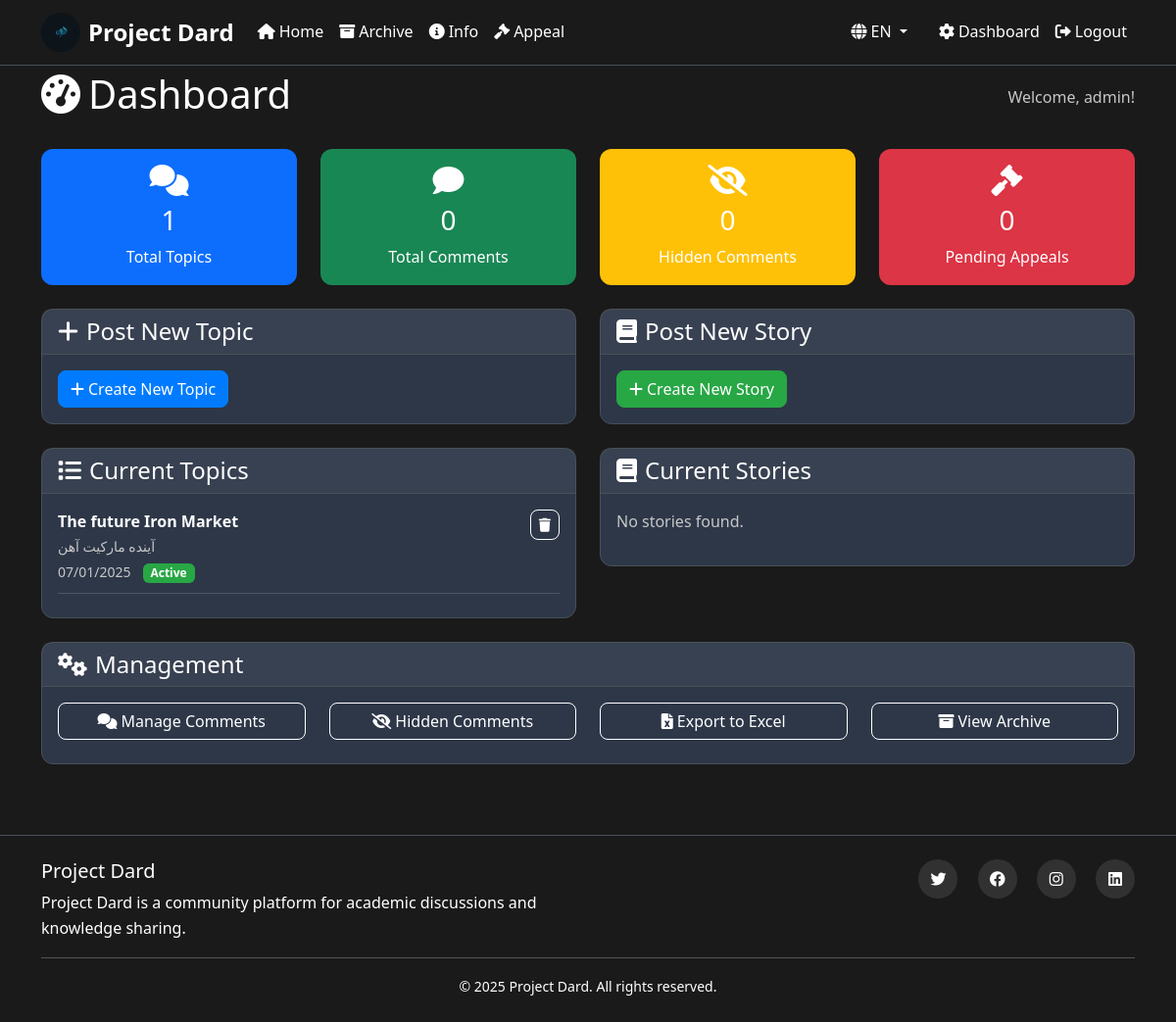
Page /admin (signed in) on the committed database.
### models.py (models this page shows)
class Admin(UserMixin, db.Model):
    id = db.Column(db.Integer, primary_key=True)
    username = db.Column(db.String(64), unique=True, nullable=False)
    email = db.Column(db.String(120), unique=True, nullable=False)
    password_hash = db.Column(db.String(256), nullable=False)
    created_at = db.Column(db.DateTime, default=datetime.utcnow)

class WeeklyTopic(db.Model):
    id = db.Column(db.Integer, primary_key=True)
    title_en = db.Column(db.Text, nullable=False)
    title_fa = db.Column(db.Text)
    content_en = db.Column(db.Text, nullable=False)
    content_fa = db.Column(db.Text)
    created_at = db.Column(db.DateTime, default=datetime.utcnow)
    is_active = db.Column(db.Boolean, default=True)
    admin_id = db.Column(db.Integer, db.ForeignKey('admin.id'), nullable=False)
    comments = db.relationship('Comment', backref='topic', lazy=True)

### routes.py (the view)
@app.route('/admin')
@login_required
def admin_dashboard():
    total_topics = WeeklyTopic.query.count()
    total_comments = Comment.query.count()
    hidden_comments = Comment.query.filter_by(is_hidden=True).count()
    pending_appeals = Appeal.query.filter_by(status='pending').count()
    recent_comments = Comment.query.order_by(Comment.created_at.desc()).limit(5).all()
    current_topics = WeeklyTopic.query.order_by(WeeklyTopic.created_at.desc()).limit(5).all()
    current_stories = WeeklyStory.query.order_by(WeeklyStory.created_at.desc()).limit(5).all()
    return render_template('admin/dashboard.html',
                         total_topics=total_topics,
                         total_comments=total_comments,
                         hidden_comments=hidden_comments,
                         pending_appeals=pending_appeals,
                         recent_comments=recent_comments,
                         current_topics=current_topics,
                         current_stories=current_stories)

### templates/admin/dashboard.html (shortened to what this page needs)
{% extends "base.html" %}
{% block content %}
<div class="row">
    <div class="col-12">
        <div class="d-flex justify-content-between align-items-center mb-4">
            <h1>
                <i class="fas fa-tachometer-alt me-2"></i>{{ get_text('dashboard') }}
            </h1>
            <div>
                <span class="text-muted">Welcome, {{ current_user.username }}!</span>
            </div>
        </div>
        <div class="row mb-4">
            <div class="col-md-3">
                <div class="card bg-primary">
                    <div class="card-body text-center">
                        <i class="fas fa-comments fa-2x mb-2"></i>
                        <h3>{{ total_topics }}</h3>
                        <p class="mb-0">Total Topics</p>
                    </div>
                </div>
            </div>
            <div class="col-md-3">
                <div class="card bg-success">
                    <div class="card-body text-center">
                        <i class="fas fa-comment fa-2x mb-2"></i>
                        <h3>{{ total_comments }}</h3>
                        <p class="mb-0">Total Comments</p>
                    </div>
                </div>
            </div>
            <div class="col-md-3">
                <div class="card bg-warning">
                    <div class="card-body text-center">
                        <i class="fas fa-eye-slash fa-2x mb-2"></i>
                        <h3>{{ hidden_comments }}</h3>
                        <p class="mb-0">Hidden Comments</p>
                    </div>
                </div>
            </div>
            <div class="col-md-3">
                <div class="card bg-danger">
                    <div class="card-body text-center">
                        <i class="fas fa-gavel fa-2x mb-2"></i>
                        <h3>{{ pending_appeals }}</h3>
                        <p class="mb-0">Pending Appeals</p>
                    </div>
                </div>
            </div>
        </div>
        <div class="row mb-4">
            <div class="col-md-6">
                <div class="card bg-secondary">
                    <div class="card-header">
                        <h4 class="mb-0">
                            <i class="fas fa-plus me-2"></i>Post New Topic
                        </h4>
                    </div>
                    <div class="card-body">
                        {% if topic_form %}
                        <form method="POST" action="{{ url_for('admin_post_topic') }}">
                            {{ topic_form.hidden_tag() }}
                            <div class="mb-3">
                                {{ topic_form.title_en.label(class="form-label") }}
                                {{ topic_form.title_en(class="form-control bg-dark text-light border-secondary") }}
                            </div>
                            <div class="mb-3">
                                {{ topic_form.title_fa.label(class="form-label") }}
                                {{ topic_form.title_fa(class="form-control bg-dark text-light border-secondary", dir="rtl") }}
                            </div>
                            <div class="mb-3">
                                {{ topic_form.content_en.label(class="form-label") }}
                                {{ topic_form.content_en(class="form-control bg-dark text-light border-secondary", rows="4") }}
                            </div>
                            <div class="mb-3">
                                {{ topic_form.content_fa.label(class="form-label") }}
                                {{ topic_form.content_fa(class="form-control bg-dark text-light border-secondary", rows="4", dir="rtl") }}
                            </div>
                            {{ topic_form.submit(class="btn btn-primary") }}
                        </form>
                        {% else %}
                        <a href="{{ url_for('admin_post_topic') }}" class="btn btn-primary">
                            <i class="fas fa-plus me-1"></i>Create New Topic
                        </a>
                        {% endif %}
                    </div>
                </div>
            </div>
            <div class="col-md-6">
                <div class="card bg-secondary">
                    <div class="card-header">
                        <h4 class="mb-0">
                            <i class="fas fa-book me-2"></i>Post New Story
                        </h4>
                    </div>
                    <div class="card-body">
                        {% if story_form %}
                        <form method="POST" action="{{ url_for('admin_post_story') }}">
                            {{ story_form.hidden_tag() }}
                            <div class="mb-3">
                                {{ story_form.title_en.label(class="form-label") }}
                                {{ story_form.title_en(class="form-control bg-dark text-light border-secondary") }}
                            </div>
                            <div class="mb-3">
                                {{ story_form.title_fa.label(class="form-label") }}
                                {{ story_form.title_fa(class="form-control bg-dark text-light border-secondary", dir="rtl") }}
                            </div>
                            <div class="row">
                                <div class="col-md-6 mb-3">
                                    {{ story_form.author_en.label(class="form-label") }}
                                    {{ story_form.author_en(class="form-control bg-dark text-light border-secondary") }}
                                </div>
                                <div class="col-md-6 mb-3">
                                    {{ story_form.author_fa.label(class="form-label") }}
                                    {{ story_form.author_fa(class="form-control bg-dark text-light border-secondary", dir="rtl") }}
                                </div>
                            </div>
                            <div class="mb-3">
                                {{ story_form.content_en.label(class="form-label") }}
                                {{ story_form.content_en(class="form-control bg-dark text-light border-secondary", rows="4") }}
                            </div>
                            <div class="mb-3">
                                {{ story_form.content_fa.label(class="form-label") }}
                                {{ story_form.content_fa(class="form-control bg-dark text-light border-secondary", rows="4", dir="rtl") }}
                            </div>
                            {{ story_form.submit(class="btn btn-success") }}
                        </form>
                        {% else %}
                        <a href="{{ url_for('admin_post_story') }}" class="btn btn-success">
                            <i class="fas fa-plus me-1"></i>Create New Story
                        </a>
                        {% endif %}
                    </div>
                </div>
            </div>
        </div>
        <div class="row mb-4">
            <div class="col-md-6">
                <div class="card bg-secondary">
                    <div class="card-header">
                        <h4 class="mb-0">
                            <i class="fas fa-list me-2"></i>Current Topics
                        </h4>
                    </div>
                    <div class="card-body">
                        {% for topic in current_topics %}
                        <div class="d-flex justify-content-between align-items-start border-bottom border-secondary pb-2 mb-2">
                            <div>
                                <strong>{{ topic.title_en }}</strong>
                                {% if topic.title_fa %}
                                <br><small class="text-muted">{{ topic.title_fa }}</small>
                                {% endif %}
                                <br><small class="text-muted">{{ topic.created_at.strftime('%m/%d/%Y') }}</small>
                                {% if topic.is_active %}
                                <span class="badge bg-success ms-2">Active</span>
                                {% endif %}
                            </div>
                            <div>
                                <form method="POST" action="{{ url_for('delete_topic', topic_id=topic.id) }}"
                                      onsubmit="return confirm('Are you sure you want to delete this topic and all its comments?')"
                                      style="display: inline;">
                                    <button type="submit" class="btn btn-outline-danger btn-sm">
                                        <i class="fas fa-trash"></i>
                                    </button>
                                </form>
                            </div>
                        </div>
                        {% else %}
                        <p class="text-muted">No topics found.</p>
                        {% endfor %}
                    </div>
                </div>
            </div>
            <div class="col-md-6">
                <div class="card bg-secondary">
                    <div class="card-header">
                        <h4 class="mb-0">
                            <i class="fas fa-book me-2"></i>Current Stories
                        </h4>
                    </div>
                    <div class="card-body">
                        {% for story in current_stories %}
                        <div class="d-flex justify-content-between align-items-start border-bottom border-secondary pb-2 mb-2">
                            <div>
                                <strong>{{ story.title_en }}</strong>
                                {% if story.title_fa %}
                                <br><small class="text-muted">{{ story.title_fa }}</small>
                                {% endif %}
                                {% if story.author_en %}
                                <br><small class="text-muted">by {{ story.author_en }}</small>
                                {% endif %}
                                <br><small class="text-muted">{{ story.created_at.strftime('%m/%d/%Y') }}</small>
                                {% if story.is_active %}
                                <span class="badge bg-success ms-2">Active</span>
                                {% endif %}
                            </div>
                            <div>
                                <form method="POST" action="{{ url_for('delete_story', story_id=story.id) }}"
                                      onsubmit="return confirm('Are you sure you want to delete this story?')"
                                      style="display: inline;">
                                    <button type="submit" class="btn btn-outline-danger btn-sm">
                                        <i class="fas fa-trash"></i>
                                    </button>
                                </form>
                            </div>
                        </div>
                        {% else %}
                        <p class="text-muted">No stories found.</p>
                        {% endfor %}
                    </div>
                </div>
            </div>
        </div>
        <div class="row mb-4">
            <div class="col-12">
                <div class="card bg-secondary">
                    <div class="card-header">
                        <h4 class="mb-0">
                            <i class="fas fa-cogs me-2"></i>Management
                        </h4>
                    </div>
                    <div class="card-body">
                        <div class="row">
                            <div class="col-md-3">
                                <a href="{{ url_for('admin_comments') }}" class="btn btn-outline-warning w-100 mb-2">
                                    <i class="fas fa-comments me-1"></i>Manage Comments
                                </a>
                            </div>
                            <div class="col-md-3">
                                <a href="{{ url_for('admin_comments', hidden='true') }}" class="btn btn-outline-danger w-100 mb-2">
                                    <i class="fas fa-eye-slash me-1"></i>Hidden Comments
                                </a>
                            </div>
                            <div class="col-md-3">
                                <a href="{{ url_for('export_excel') }}" class="btn btn-outline-success w-100 mb-2">
                                    <i class="fas fa-file-excel me-1"></i>Export to Excel
                                </a>
                            </div>
                            <div class="col-md-3">
                                <a href="{{ url_for('archive') }}" class="btn btn-outline-info w-100 mb-2">
                                    <i class="fas fa-archive me-1"></i>View Archive
                                </a>
                            </div>
                        </div>
                    </div>
                </div>
            </div>
        </div>
    </div>
</div>
{% endblock %}

### rows in the picture
Admin: username "admin"
WeeklyTopic: title_en "The future Iron Market", title_fa "آینده مارکیت آهن", created_at "07/01/2025", is_active "Active"

### other values in the picture
{{ get_text('home') }} "Home"
{{ get_text('archive') }} "Archive"
{{ get_text('info') }} "Info"
{{ get_text('appeal') }} "Appeal"
{{ current_language.upper() }} "EN"
{{ get_text('dashboard') }} "Dashboard"
{{ get_text('logout') }} "Logout"
{{ total_topics }} "1"
{{ total_comments }} "0"
{{ hidden_comments }} "0"
{{ pending_appeals }} "0"
{{ get_text('platform_description') }} "Project Dard is a community platform for academic discussions and knowledge sharing."
